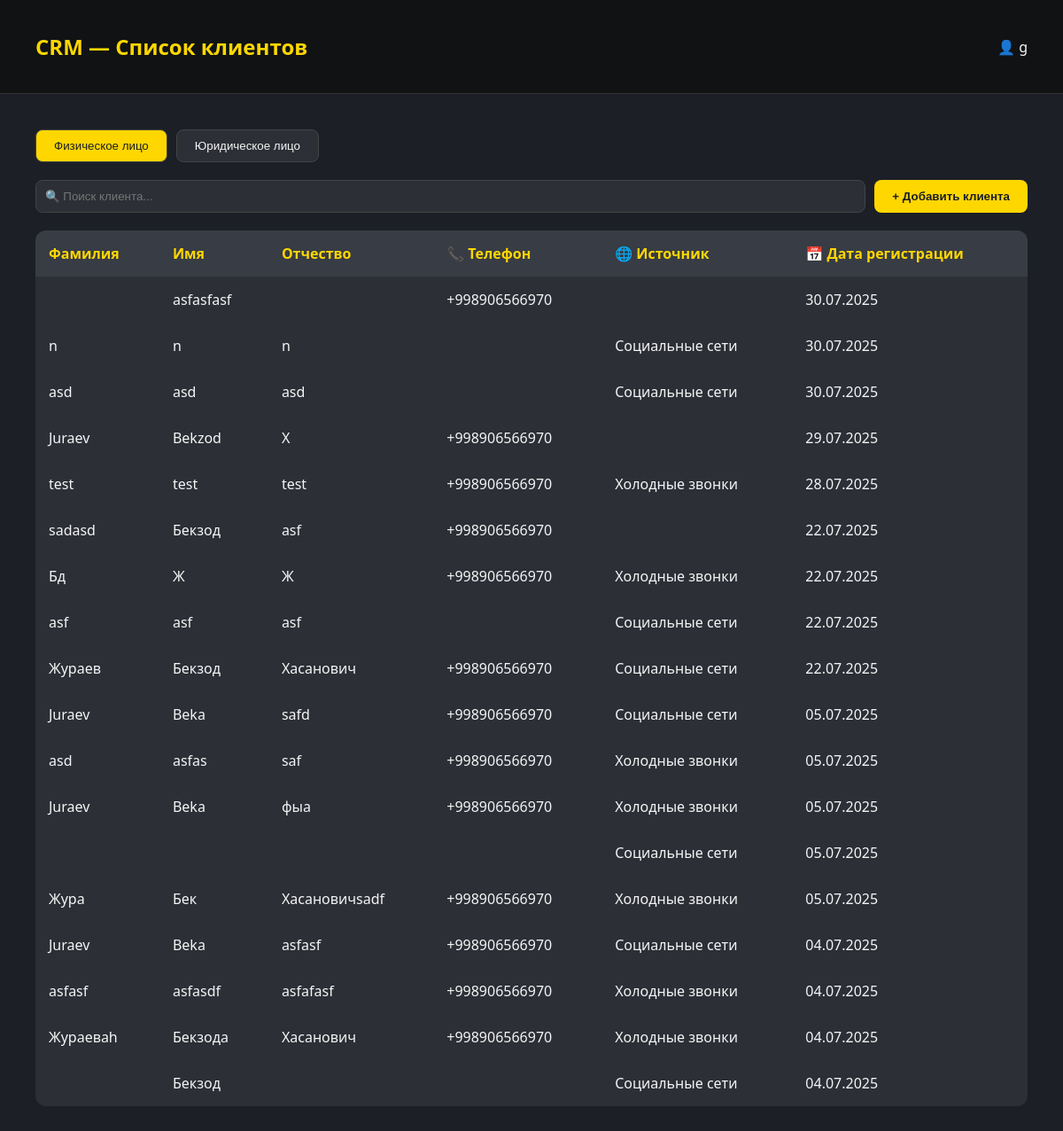
Before: /clients/ (signed in) with the older database file.
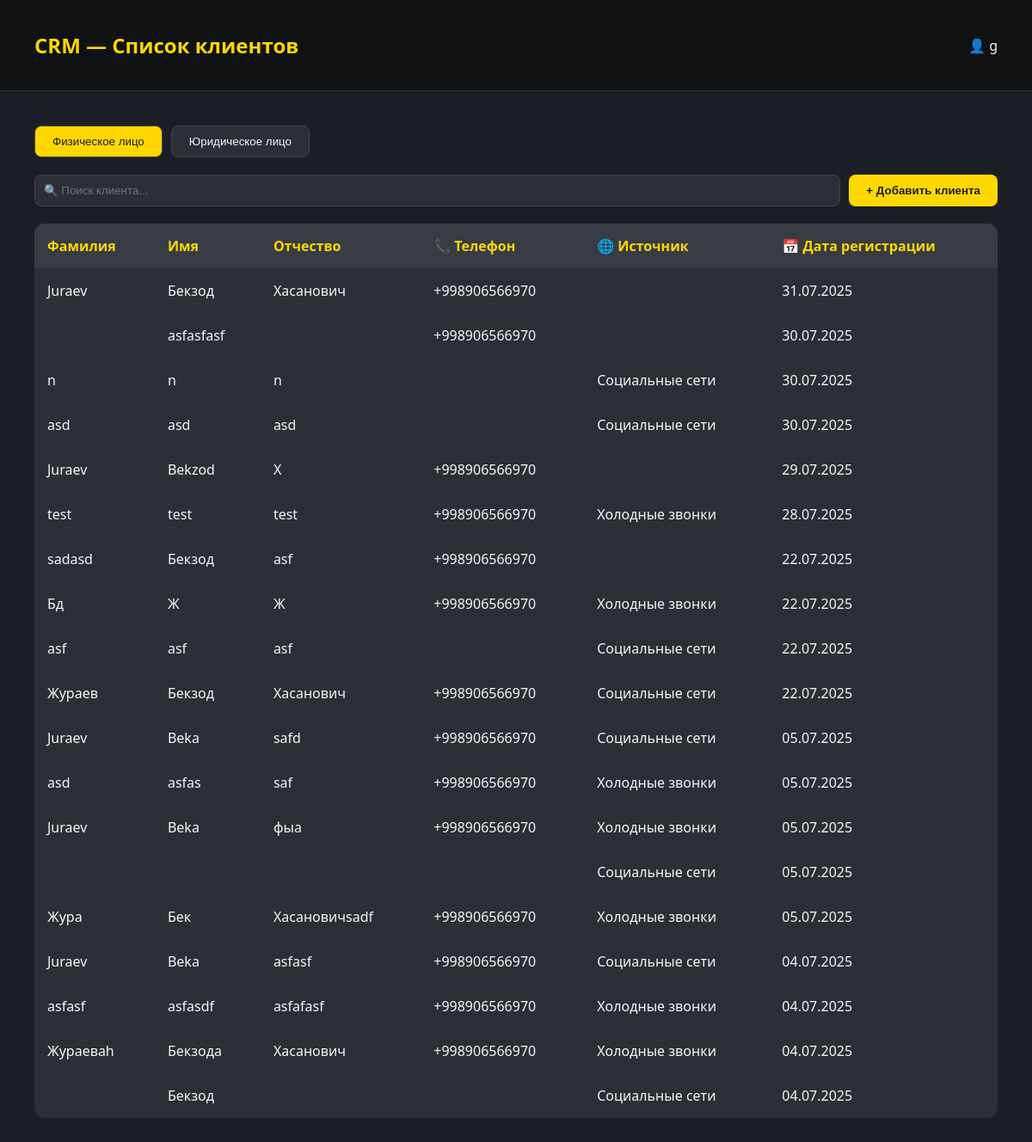
After: the same page with the newer database file.
### backend/models.py (models this page shows)
class Clients(models.Model):
    Social_CHOICES = [
        ("social", "Социальные сети"),
        ("cold_calls", "Холодные звонки"),
        ("word_of_mouth", "Сарафанное радио"),
    ]
    CLIENT_TYPE_CHOICES = [
        ('INDIVIDUAL', 'Физическое лицо'),
        ('LEGAL_ENTITY', 'Юридическое лицо'),
    ]
    social = models.CharField(max_length=20, choices=Social_CHOICES)
    client_type = models.CharField(
        max_length=20,
        choices=CLIENT_TYPE_CHOICES,
    )
    phone = PhoneNumberField()
    created_at = models.DateField(auto_now_add=True,null=True)
    name = models.CharField(max_length=200, null=True, blank=True, default=None)
    lastname = models.CharField(max_length=200, null=True, blank=True, default=None)
    middle_name = models.CharField(max_length=200, null=True, blank=True, default=None)
    adress = models.CharField(max_length=200, null=True, blank=True, default=None)
    company_name=models.CharField(max_length=200, null=True, blank=True, default=None)
    inn = models.CharField(max_length=12,null=True, blank=True, default=None)
    account=models.IntegerField(blank=True,null=True,default=None)
    mfo = models.IntegerField(blank=True, null=True, default=None)
    active=models.BooleanField(default=False)

### backend/views.py (the view)
# urls.py: path('clients/',views.ClietView.as_view(),name='clients'),
class ClietView(LoginRequiredMixin,TemplateView):
   template_name = 'client_list.html'
   login_url = reverse_lazy('login')
   def get_context_data(self, *, object_list=None, **kwargs):
      context = super().get_context_data(**kwargs)
      context['client_fiz']=Clients.objects.filter(client_type='INDIVIDUAL').order_by('-id')
      context['client_leg'] = Clients.objects.filter(client_type='LEGAL_ENTITY').order_by('-id')
      return context

### backend/templates/client_list.html (shortened to what this page needs)
<!DOCTYPE html>
<html lang="ru">
<head>
</head>
<body>
  <header>
   <h1 onclick="window.location.href='{% url 'dashboard' %}'" style="cursor: pointer;">CRM — Список клиентов</h1>
    <div>👤 {{request.user.profile.name}}</div>
  </header>
  <div class="container">
     <div class="toggle-buttons">
      <button id="btn-individual" class="active">Физическое лицо</button>
      <button id="btn-legal">Юридическое лицо</button>
    </div>
    <div class="top-bar">
      <input type="text" id="clientSearchInput" placeholder="🔍 Поиск клиента...">
      <button onclick="window.location.href='{% url 'client_add' %}'">+ Добавить клиента</button>
    </div>
     <div id="individual-fields">
    <table id="clientTable">
      <thead>
        <tr>
          <th>Фамилия</th>
          <th>Имя</th>
          <th>Отчество</th>
          <th>📞 Телефон</th>
          <th>🌐 Источник</th>
          <th>📅 Дата регистрации</th>
        </tr>
      </thead>
      {% for item in client_fiz %}
      <tbody>
        <tr>
          <td>{{item.lastname}}</td>
          <td>{{item.name}}</td>
          <td>{{item.middle_name}}</td>
          <td>{{item.phone}}</td>
          <td>{{item.get_social_display}}</td>
          <td>{{item.created_at|date:"d.m.Y"}}</td>
        </tr>
      </tbody>
      {% endfor %}
       </table>
      </div>
  </div>
</body>
</html>

Changed rows visible on the page:
added Clients: lastname "Juraev", name "Бекзод", middle_name "Хасанович", phone "+998906566970", created_at "31.07.2025"
